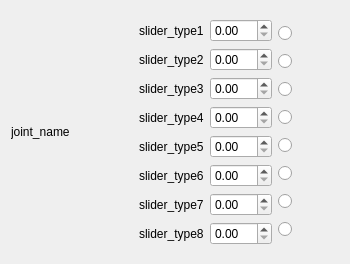
<?xml version="1.0" encoding="UTF-8"?>
<ui version="4.0">
 <class>SliderWidget</class>
 <widget class="QWidget" name="SliderWidget">
  <property name="geometry">
   <rect>
    <x>0</x>
    <y>0</y>
    <width>350</width>
    <height>264</height>
   </rect>
  </property>
  <property name="sizePolicy">
   <sizepolicy hsizetype="Preferred" vsizetype="Fixed">
    <horstretch>0</horstretch>
    <verstretch>0</verstretch>
   </sizepolicy>
  </property>
  <property name="minimumSize">
   <size>
    <width>350</width>
    <height>0</height>
   </size>
  </property>
  <property name="maximumSize">
   <size>
    <width>311</width>
    <height>500</height>
   </size>
  </property>
  <property name="baseSize">
   <size>
    <width>0</width>
    <height>20</height>
   </size>
  </property>
  <property name="windowTitle">
   <string>Form</string>
  </property>
  <layout class="QVBoxLayout" name="verticalLayout">
   <item>
    <layout class="QHBoxLayout" name="horizontalLayout">
     <item>
      <widget class="QLabel" name="JointLabel">
       <property name="sizePolicy">
        <sizepolicy hsizetype="Fixed" vsizetype="Preferred">
         <horstretch>0</horstretch>
         <verstretch>0</verstretch>
        </sizepolicy>
       </property>
       <property name="minimumSize">
        <size>
         <width>100</width>
         <height>0</height>
        </size>
       </property>
       <property name="maximumSize">
        <size>
         <width>16000</width>
         <height>50</height>
        </size>
       </property>
       <property name="text">
        <string>joint_name</string>
       </property>
      </widget>
     </item>
     <item>
      <layout class="QVBoxLayout" name="verticalLayout_4">
       <property name="spacing">
        <number>6</number>
       </property>
       <property name="leftMargin">
        <number>22</number>
       </property>
       <item>
        <widget class="QLabel" name="SliderType1">
         <property name="minimumSize">
          <size>
           <width>0</width>
           <height>0</height>
          </size>
         </property>
         <property name="maximumSize">
          <size>
           <width>150</width>
           <height>28</height>
          </size>
         </property>
         <property name="text">
          <string>slider_type1</string>
         </property>
        </widget>
       </item>
       <item>
        <widget class="QLabel" name="SliderType2">
         <property name="minimumSize">
          <size>
           <width>0</width>
           <height>0</height>
          </size>
         </property>
         <property name="maximumSize">
          <size>
           <width>150</width>
           <height>28</height>
          </size>
         </property>
         <property name="text">
          <string>slider_type2</string>
         </property>
        </widget>
       </item>
       <item>
        <widget class="QLabel" name="SliderType3">
         <property name="minimumSize">
          <size>
           <width>0</width>
           <height>0</height>
          </size>
         </property>
         <property name="maximumSize">
          <size>
           <width>150</width>
           <height>28</height>
          </size>
         </property>
         <property name="text">
          <string>slider_type3</string>
         </property>
        </widget>
       </item>
       <item>
        <widget class="QLabel" name="SliderType4">
         <property name="minimumSize">
          <size>
           <width>0</width>
           <height>0</height>
          </size>
         </property>
         <property name="maximumSize">
          <size>
           <width>150</width>
           <height>28</height>
          </size>
         </property>
         <property name="text">
          <string>slider_type4</string>
         </property>
        </widget>
       </item>
       <item>
        <widget class="QLabel" name="SliderType5">
         <property name="minimumSize">
          <size>
           <width>0</width>
           <height>0</height>
          </size>
         </property>
         <property name="maximumSize">
          <size>
           <width>150</width>
           <height>28</height>
          </size>
         </property>
         <property name="text">
          <string>slider_type5</string>
         </property>
        </widget>
       </item>
       <item>
        <widget class="QLabel" name="SliderType6">
         <property name="maximumSize">
          <size>
           <width>150</width>
           <height>28</height>
          </size>
         </property>
         <property name="text">
          <string>slider_type6</string>
         </property>
        </widget>
       </item>
       <item>
        <widget class="QLabel" name="SliderType7">
         <property name="maximumSize">
          <size>
           <width>150</width>
           <height>28</height>
          </size>
         </property>
         <property name="text">
          <string>slider_type7</string>
         </property>
        </widget>
       </item>
       <item>
        <widget class="QLabel" name="SliderType8">
         <property name="maximumSize">
          <size>
           <width>150</width>
           <height>28</height>
          </size>
         </property>
         <property name="text">
          <string>slider_type8</string>
         </property>
        </widget>
       </item>
      </layout>
     </item>
     <item>
      <layout class="QVBoxLayout" name="verticalLayout_3">
       <item>
        <widget class="QDoubleSpinBox" name="ValueBox1">
         <property name="minimumSize">
          <size>
           <width>25</width>
           <height>0</height>
          </size>
         </property>
         <property name="maximumSize">
          <size>
           <width>150</width>
           <height>25</height>
          </size>
         </property>
        </widget>
       </item>
       <item>
        <widget class="QDoubleSpinBox" name="ValueBox2">
         <property name="minimumSize">
          <size>
           <width>25</width>
           <height>0</height>
          </size>
         </property>
         <property name="maximumSize">
          <size>
           <width>150</width>
           <height>25</height>
          </size>
         </property>
         <property name="decimals">
          <number>2</number>
         </property>
         <property name="singleStep">
          <double>1.000000000000000</double>
         </property>
        </widget>
       </item>
       <item>
        <widget class="QDoubleSpinBox" name="ValueBox3">
         <property name="minimumSize">
          <size>
           <width>25</width>
           <height>0</height>
          </size>
         </property>
         <property name="maximumSize">
          <size>
           <width>150</width>
           <height>25</height>
          </size>
         </property>
        </widget>
       </item>
       <item>
        <widget class="QDoubleSpinBox" name="ValueBox4">
         <property name="minimumSize">
          <size>
           <width>25</width>
           <height>0</height>
          </size>
         </property>
         <property name="maximumSize">
          <size>
           <width>150</width>
           <height>25</height>
          </size>
         </property>
        </widget>
       </item>
       <item>
        <widget class="QDoubleSpinBox" name="ValueBox5">
         <property name="minimumSize">
          <size>
           <width>0</width>
           <height>0</height>
          </size>
         </property>
         <property name="maximumSize">
          <size>
           <width>150</width>
           <height>25</height>
          </size>
         </property>
        </widget>
       </item>
       <item>
        <widget class="QDoubleSpinBox" name="ValueBox6">
         <property name="maximumSize">
          <size>
           <width>150</width>
           <height>25</height>
          </size>
         </property>
        </widget>
       </item>
       <item>
        <widget class="QDoubleSpinBox" name="ValueBox7">
         <property name="maximumSize">
          <size>
           <width>150</width>
           <height>25</height>
          </size>
         </property>
        </widget>
       </item>
       <item>
        <widget class="QDoubleSpinBox" name="ValueBox8">
         <property name="maximumSize">
          <size>
           <width>150</width>
           <height>25</height>
          </size>
         </property>
        </widget>
       </item>
      </layout>
     </item>
     <item>
      <layout class="QVBoxLayout" name="verticalLayout_2" stretch="0,0,0,0,0,0,0,0">
       <item>
        <widget class="QRadioButton" name="RadioButton1">
         <property name="text">
          <string/>
         </property>
         <property name="autoExclusive">
          <bool>false</bool>
         </property>
        </widget>
       </item>
       <item>
        <widget class="QRadioButton" name="RadioButton2">
         <property name="text">
          <string/>
         </property>
         <property name="autoExclusive">
          <bool>false</bool>
         </property>
        </widget>
       </item>
       <item>
        <widget class="QRadioButton" name="RadioButton3">
         <property name="text">
          <string/>
         </property>
         <property name="autoExclusive">
          <bool>false</bool>
         </property>
        </widget>
       </item>
       <item>
        <widget class="QRadioButton" name="RadioButton4">
         <property name="text">
          <string/>
         </property>
         <property name="autoExclusive">
          <bool>false</bool>
         </property>
        </widget>
       </item>
       <item>
        <widget class="QRadioButton" name="RadioButton5">
         <property name="text">
          <string/>
         </property>
         <property name="autoExclusive">
          <bool>false</bool>
         </property>
        </widget>
       </item>
       <item>
        <widget class="QRadioButton" name="RadioButton6">
         <property name="text">
          <string/>
         </property>
         <property name="autoExclusive">
          <bool>false</bool>
         </property>
        </widget>
       </item>
       <item>
        <widget class="QRadioButton" name="RadioButton7">
         <property name="text">
          <string/>
         </property>
         <property name="autoExclusive">
          <bool>false</bool>
         </property>
        </widget>
       </item>
       <item>
        <widget class="QRadioButton" name="RadioButton8">
         <property name="text">
          <string/>
         </property>
         <property name="autoExclusive">
          <bool>false</bool>
         </property>
        </widget>
       </item>
      </layout>
     </item>
    </layout>
   </item>
  </layout>
 </widget>
 <resources/>
 <connections/>
</ui>
